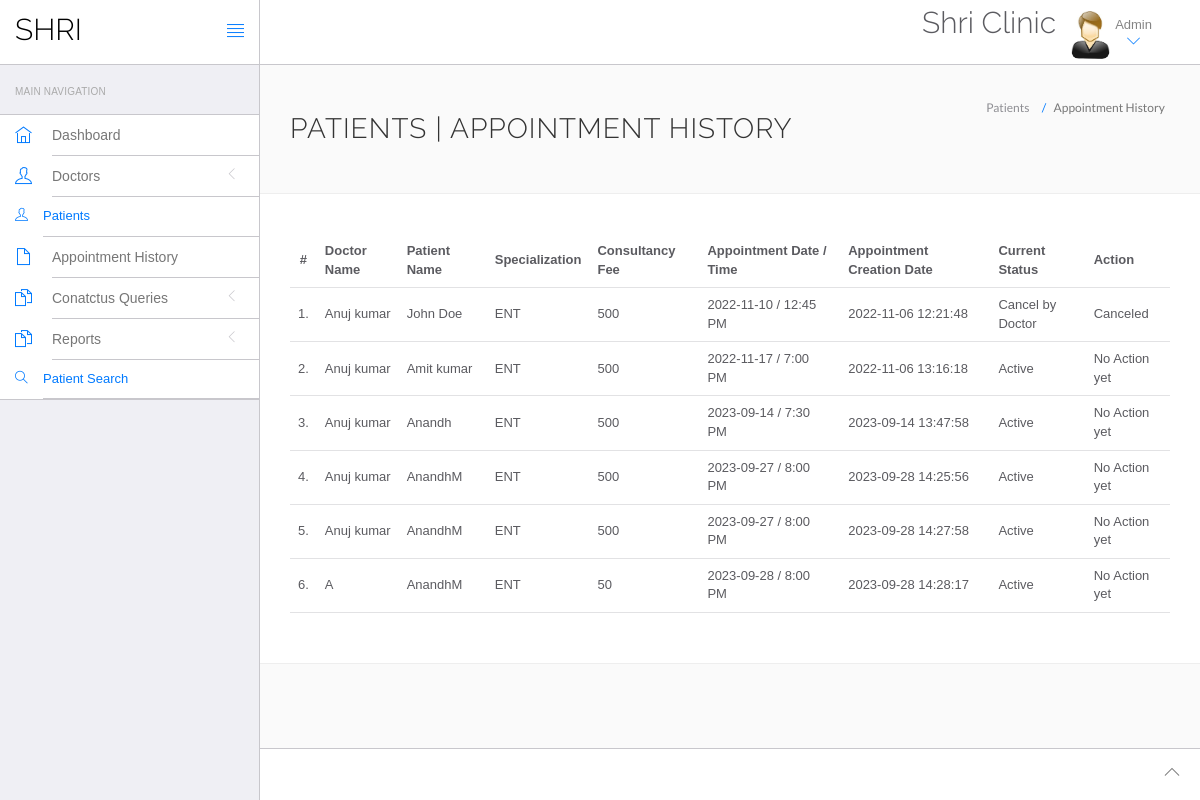
Page /hms/admin/appointment-history.php (signed in) on the committed database.
### tables this page shows
CREATE TABLE `appointment` (
  `id` int(11) NOT NULL,
  `doctorSpecialization` varchar(255) DEFAULT NULL,
  `doctorId` int(11) DEFAULT NULL,
  `userId` int(11) DEFAULT NULL,
  `consultancyFees` int(11) DEFAULT NULL,
  `appointmentDate` varchar(255) DEFAULT NULL,
  `appointmentTime` varchar(255) DEFAULT NULL,
  `postingDate` timestamp NULL DEFAULT current_timestamp(),
  `userStatus` int(11) DEFAULT NULL,
  `doctorStatus` int(11) DEFAULT NULL,
  `updationDate` timestamp NULL DEFAULT NULL ON UPDATE current_timestamp()
);

CREATE TABLE `doctors` (
  `id` int(11) NOT NULL,
  `specilization` varchar(255) DEFAULT NULL,
  `doctorName` varchar(255) DEFAULT NULL,
  `address` longtext DEFAULT NULL,
  `docFees` varchar(255) DEFAULT NULL,
  `contactno` bigint(11) DEFAULT NULL,
  `docEmail` varchar(255) DEFAULT NULL,
  `password` varchar(255) DEFAULT NULL,
  `creationDate` timestamp NULL DEFAULT current_timestamp(),
  `updationDate` timestamp NULL DEFAULT NULL ON UPDATE current_timestamp()
);

CREATE TABLE `users` (
  `id` int(11) NOT NULL,
  `fullName` varchar(255) DEFAULT NULL,
  `address` longtext DEFAULT NULL,
  `city` varchar(255) DEFAULT NULL,
  `gender` varchar(255) DEFAULT NULL,
  `email` varchar(255) DEFAULT NULL,
  `password` varchar(255) DEFAULT NULL,
  `regDate` timestamp NULL DEFAULT current_timestamp(),
  `updationDate` timestamp NULL DEFAULT NULL ON UPDATE current_timestamp(),
  `code` mediumint(50) NOT NULL,
  `status` text NOT NULL
);

### hms/admin/appointment-history.php (the view, shortened to what this page needs)
<?php
include('include/config.php');
if(strlen($_SESSION['id']==0)) {
 header('location:logout.php');
  } else{
?>
<!DOCTYPE html>
<html lang="en">
	<head>
		<link rel="stylesheet" href="vendor/bootstrap/css/bootstrap.min.css">
		<link rel="stylesheet" href="vendor/fontawesome/css/font-awesome.min.css">
		<link rel="stylesheet" href="vendor/themify-icons/themify-icons.min.css">
		<link href="vendor/animate.css/animate.min.css" rel="stylesheet" media="screen">
		<link href="vendor/perfect-scrollbar/perfect-scrollbar.min.css" rel="stylesheet" media="screen">
		<link href="vendor/switchery/switchery.min.css" rel="stylesheet" media="screen">
		<link href="vendor/bootstrap-touchspin/jquery.bootstrap-touchspin.min.css" rel="stylesheet" media="screen">
		<link href="vendor/select2/select2.min.css" rel="stylesheet" media="screen">
		<link href="vendor/bootstrap-datepicker/bootstrap-datepicker3.standalone.min.css" rel="stylesheet" media="screen">
		<link href="vendor/bootstrap-timepicker/bootstrap-timepicker.min.css" rel="stylesheet" media="screen">
		<link rel="stylesheet" href="assets/css/styles.css">
		<link rel="stylesheet" href="assets/css/plugins.css">
		<link rel="stylesheet" href="assets/css/themes/theme-1.css" id="skin_color" />
	</head>
	<body>
		<div id="app">
<?php include('include/sidebar.php');?>
			<div class="app-content">
					<?php include('include/header.php');?>
				<div class="main-content" >
					<div class="wrap-content container" id="container">
						<section id="page-title">
							<div class="row">
								<div class="col-sm-8">
									<h1 class="mainTitle">Patients  | Appointment History</h1>
																	</div>
								<ol class="breadcrumb">
									<li>
										<span>Patients </span>
									</li>
									<li class="active">
										<span>Appointment History</span>
									</li>
								</ol>
							</div>
						</section>
						<div class="container-fluid container-fullw bg-white">
									<div class="row">
								<div class="col-md-12">
									<table class="table table-hover" id="sample-table-1">
										<thead>
											<tr>
												<th class="center">#</th>
												<th class="hidden-xs">Doctor Name</th>
												<th>Patient Name</th>
												<th>Specialization</th>
												<th>Consultancy Fee</th>
												<th>Appointment Date / Time </th>
												<th>Appointment Creation Date  </th>
												<th>Current Status</th>
												<th>Action</th>
											</tr>
										</thead>
										<tbody>
<?php
$sql=mysqli_query($con,"select doctors.doctorName as docname,users.fullName as pname,appointment.*  from appointment join doctors on doctors.id=appointment.doctorId join users on users.id=appointment.userId ");
$cnt=1;
while($row=mysqli_fetch_array($sql))
{
?>
											<tr>
												<td class="center"><?php echo $cnt;?>.</td>
												<td class="hidden-xs"><?php echo $row['docname'];?></td>
												<td class="hidden-xs"><?php echo $row['pname'];?></td>
												<td><?php echo $row['doctorSpecialization'];?></td>
												<td><?php echo $row['consultancyFees'];?></td>
												<td><?php echo $row['appointmentDate'];?> / <?php echo
												 $row['appointmentTime'];?>
												</td>
												<td><?php echo $row['postingDate'];?></td>
												<td>
<?php if(($row['userStatus']==1) && ($row['doctorStatus']==1))
{
	echo "Active";
}
if(($row['userStatus']==1) && ($row['doctorStatus']==0))
{
	echo "Cancel by Doctor";
}
												?></td>
												<td >
												<div class="visible-md visible-lg hidden-sm hidden-xs">
							<?php if(($row['userStatus']==1) && ($row['doctorStatus']==1))
{
echo "No Action yet";
	 } else {
		echo "Canceled";
		} ?>
												</div>
												</td>
											</tr>
											<?php
$cnt=$cnt+1;
											 }?>
										</tbody>
									</table>
								</div>
							</div>
								</div>
					</div>
				</div>
			</div>
	<?php include('include/footer.php');?>
		</div>
	</body>
</html>
<?php } ?>

### hms/admin/assets/css/themes/theme-1.css (style rules this page uses)
body { background: #FAFAFA; }

### rows in the picture
appointment: doctorId.doctorName "Anuj kumar", userId.fullName "John Doe", doctorSpecialization "ENT", consultancyFees "500", appointmentDate "2022-11-10", appointmentTime "12:45 PM", postingDate "2022-11-06 12:21:48", userStatus "Cancel by Doctor"
appointment: doctorId.doctorName "Anuj kumar", userId.fullName "Amit kumar", doctorSpecialization "ENT", consultancyFees "500", appointmentDate "2022-11-17", appointmentTime "7:00 PM", postingDate "2022-11-06 13:16:18", userStatus "Active"
appointment: doctorId.doctorName "Anuj kumar", userId.fullName "Anandh", doctorSpecialization "ENT", consultancyFees "500", appointmentDate "2023-09-14", appointmentTime "7:30 PM", postingDate "2023-09-14 13:47:58", userStatus "Active"
appointment: doctorId.doctorName "Anuj kumar", userId.fullName "AnandhM", doctorSpecialization "ENT", consultancyFees "500", appointmentDate "2023-09-27", appointmentTime "8:00 PM", postingDate "2023-09-28 14:25:56", userStatus "Active"
appointment: doctorId.doctorName "Anuj kumar", userId.fullName "AnandhM", doctorSpecialization "ENT", consultancyFees "500", appointmentDate "2023-09-27", appointmentTime "8:00 PM", postingDate "2023-09-28 14:27:58", userStatus "Active"
appointment: doctorId.doctorName "A", userId.fullName "AnandhM", doctorSpecialization "ENT", consultancyFees "50", appointmentDate "2023-09-28", appointmentTime "8:00 PM", postingDate "2023-09-28 14:28:17", userStatus "Active"
